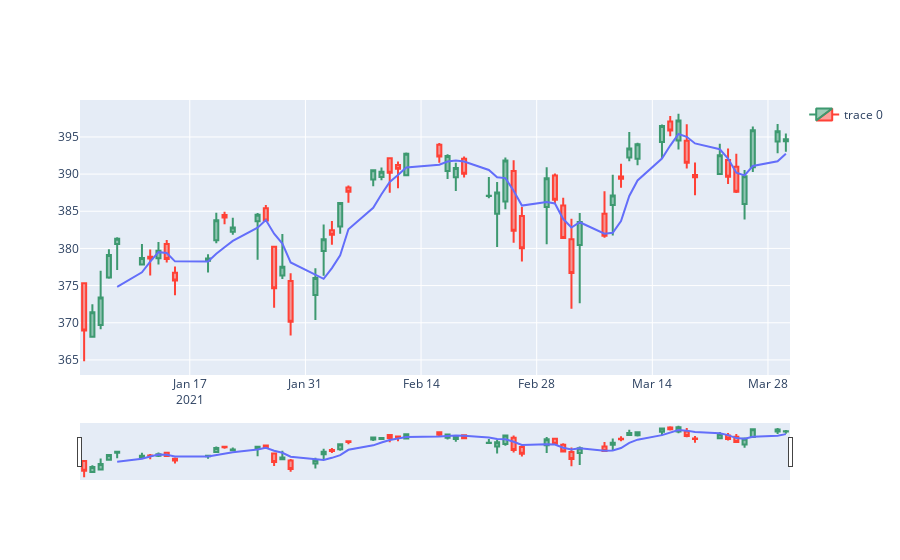

The notebook cell saved with this chart:
### Code cell
# plotly imports
import plotly.graph_objects as go
import plotly.express as px

# SPY bar data candlestick plot
candlestick_fig = go.Figure(data=[go.Candlestick(x=spy_bars.index,
                open=spy_bars['open'],
                high=spy_bars['high'],
                low=spy_bars['low'],
                close=spy_bars['close'])])

# calculating 5 day SMA using pandas rolling mean
sma = spy_bars['close'].rolling(5).mean().dropna()

# creating a line plot for our sma
sma_fig = px.line(x=sma.index, y=sma)

# adding both plots onto one chart
fig = go.Figure(data=candlestick_fig.data + sma_fig.data)

# displaying our chart
fig.show()
